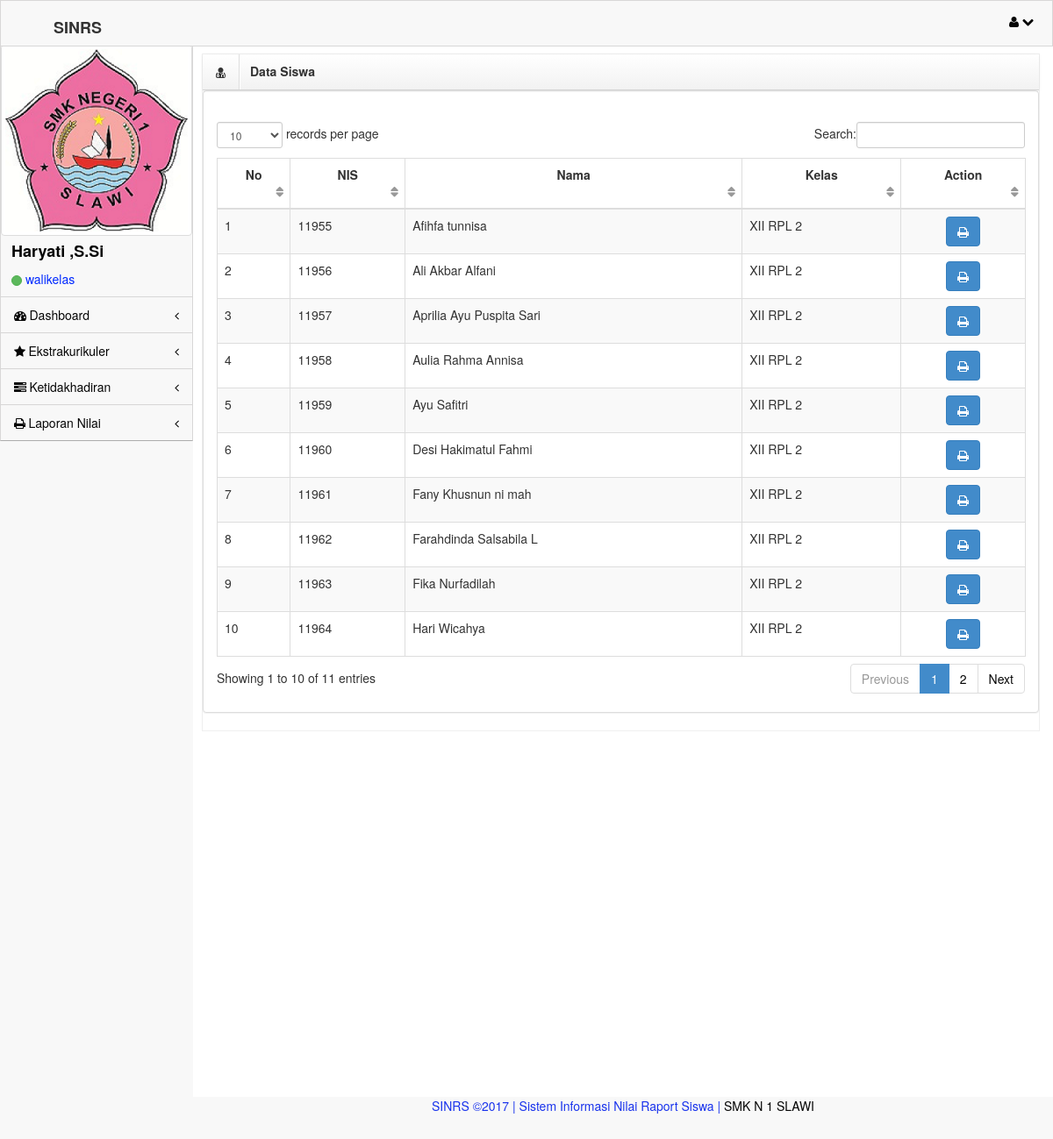
The page /walikelas/formlaporan.php (signed in) on the database its author committed.
### tables this page shows
CREATE TABLE IF NOT EXISTS `user` (
  `id` int(11) NOT NULL AUTO_INCREMENT,
  `id_guru` varchar(20) NOT NULL,
  `nama_lengkap` varchar(50) NOT NULL,
  `username` varchar(20) NOT NULL,
  `password` text NOT NULL,
  `hak_akses` varchar(20) NOT NULL,
  `kd_mapel` varchar(20) NOT NULL,
  PRIMARY KEY (`id`)
);

CREATE TABLE IF NOT EXISTS `siswa` (
  `id_siswa` int(11) NOT NULL AUTO_INCREMENT,
  `nis` varchar(30) NOT NULL,
  `nama` varchar(50) NOT NULL,
  `kelas` varchar(30) NOT NULL,
  `tempat_lhr` varchar(30) NOT NULL,
  `tanggal_lhr` date NOT NULL,
  `jk` varchar(15) NOT NULL,
  `agama` varchar(20) NOT NULL,
  `alamat` varchar(50) NOT NULL,
  PRIMARY KEY (`id_siswa`)
);

### walikelas/formlaporan.php (the view, shortened to what this page needs)
<!DOCTYPE html>
 <html lang="en">
<head>
    <link rel="stylesheet" href="assets/plugins/bootstrap/css/bootstrap.css" />
    <link rel="stylesheet" href="assets/css/main.css" />
    <link rel="stylesheet" href="assets/css/theme.css" />
    <link rel="stylesheet" href="assets/css/MoneAdmin.css" />
    <link rel="stylesheet" href="assets/plugins/Font-Awesome/css/font-awesome.css" />
   <link href="assets/plugins/dataTables/dataTables.bootstrap.css" rel="stylesheet" />
</head>
<body class="padTop53 " >
    <?php
    if($_SESSION['walikelas'])
    {
        ?>
    <div id="wrap" >
        <div id="top">
            <nav class="navbar navbar-inverse navbar-fixed-top " style="padding-top: 10px;">
                <header class="navbar-header">
                    <h4><b>SINRS</b></h4>
                </header>
                <ul class="nav navbar-top-links navbar-right">
                    <li class="dropdown">
                        <a class="dropdown-toggle" data-toggle="dropdown" href="#">
                            <i class="icon-user "></i> <i class="icon-chevron-down "></i>
                        </a>
                    </li>
                </ul>
            </nav>
        </div>
<?php
include"m4.php";
?>
        <div id='content'>
            <div class='inner'>
                <div class='row'>
                        <div class='col-lg-12'>
                            <div class='box'>
                                <header>
                                    <div class='icons'><i class='icon-user-md'></i></div>
                                    <h5>Data Siswa</h5>
                                </header>
                <div class='row'>
                <div class='col-lg-12'>
                    <div class='panel panel-default'>
                        <div id='collapseOne' class='accordion-body collapse in body'>
                        </div>
                        <div class='panel-body'>
                            <div class='table-responsive'>
                                <table class='table table-striped table-bordered table-hover' id='dataTables-example'>
                                    <thead>
                                        <tr>
                                            <th><div align='center'>No</th></div>
                                            <th><div align='center'>NIS</th></div>
                                            <th><div align='center'>Nama</th></div>
                                            <th><div align='center'>Kelas</th></div>
                                            <th><div align='center'>Action</th></div>
                                    <tbody>
                                        <?php
                                    $tampil="SELECT * FROM siswa";
                                    $hasil = mysql_query($tampil);
                                    while($data = mysql_fetch_array($hasil))
                                    {
                                    $id_siswa = $data['id_siswa'];
                                    $nis= $data['nis'];
                                    $nama_siswa= $data['nama'];
                                    $kelas_siswa= $data['kelas'];
                                    echo"
                                    <tr>
                                          <td>$id_siswa</td>
                                          <td>$nis</td>
                                          <td>$nama_siswa</td>
                                          <td>$kelas_siswa</td>
                                          <td><div align='center'><a href='../cetaklaporan.php?id_siswa=$data[id_siswa]'><button class='btn btn-primary'><i class='icon-print icon-black'></i></button></a></td></div>
                                        </tr>"; ?>
                                        <?php } ?>
  <?php include"footer2.php" ?>
   <?php
     }
 else{
    echo"<script>window.alert('Maaf Anda Harus Login Dulu !!!')
    window.location='../index.php'</script>";
}
?>

### walikelas/m4.php
   <div id="left" >
        <div class="media user-media well-small">
                <img class="media-object img-thumbnail user-img" alt="User Picture" src="assets/img/smean.PNG"/>
         <div class="media-body">
            <?php
              if(@$_SESSION['admin']) {
                $userlogin=@$_SESSION['admin'];
               }else if(@$_SESSION['guru']){
                $userlogin=@$_SESSION['guru'];
                }else if(@$_SESSION['walikelas']) {
                $userlogin=@$_SESSION['walikelas'];
            }
            $sql=mysql_query("SELECT * FROM `user` WHERE id='$userlogin'") or die(mysql_error());
            $cek   =mysql_fetch_array($sql);
            ?>
                <h5 class="media-heading"><?php echo $cek['nama_lengkap'];?> </h5>
                <ul class="list-unstyled user-info">
                    <li>
                         <a class="btn btn-success btn-xs btn-circle" style="width: 10px;height: 12px;"></a> <?php echo $cek['hak_akses'] ?>
                    </li>
                </ul>
            </div>
            <br />
        </div>
       <ul id="menu" class="collapse">
            <li class="panel ">
                <a href="index.php" data-parent="#menu" data-toggle="collapse" class="accordion-toggle" data-target="#component-nav">
                    <i class=" icon-dashboard"> </i> Dashboard
                    <span class="pull-right">
                      <i class="icon-angle-left"></i>
                    </span>
                </a>
            </li>
            <li class="panel ">
                <a href="ekstra.php" data-parent="#menu" data-toggle="collapse" class="accordion-toggle" data-target="#component-nav">
                    <i class="icon-star"> </i> Ekstrakurikuler
                    <span class="pull-right">
                      <i class="icon-angle-left"></i>
                    </span>
                </a>
            </li>
<li class="panel ">
                <a href="hadir.php" data-parent="#menu" data-toggle="collapse" class="accordion-toggle" data-target="#component-nav">
                    <i class="icon-tasks"> </i> Ketidakhadiran
                    <span class="pull-right">
                      <i class="icon-angle-left"></i>
                    </span>
                </a>
            </li>
<li class="panel ">
                <a href="formlaporan.php" data-parent="#menu" data-toggle="collapse" class="accordion-toggle" data-target="#component-nav">
                    <i class="icon-print"> </i> Laporan Nilai
                    <span class="pull-right">
                      <i class="icon-angle-left"></i>
                    </span>
                </a>
            </li>
        </ul>
    </div>

### assets/css/MoneAdmin.css (style rules this page uses)
body { background-color: #f8f8f8; }
.navbar-top-links li { display: inline-block; }
.navbar-top-links li:last-child { margin-right: 15px; }
.navbar-top-links li a { padding: 15px; border:1px solid #f8f8f8; padding:2px 5px 2px 5px; background-color:#f8f8f8; }
table.dataTable thead .sorting, table.dataTable thead .sorting_asc:after, table.dataTable thead .sorting_desc, table.dataTable thead .sorting_asc_disabled, table.dataTable thead .sorting_desc_disabled { background: transparent; }
table.dataTable thead .sorting_asc:after { content: "\f0de"; float: right; font-family: fontawesome; }
table.dataTable thead .sorting:after { content: "\f0dc"; float: right; font-family: fontawesome; color: rgba(50,50,50,.5); }
.btn-circle { width: 30px; height: 30px; padding: 6px 0; border-radius: 15px; text-align: center; font-size: 12px; line-height: 1.428571429; }

### rows shown on the page
user: nama_lengkap "Haryati ,S.Si", hak_akses "walikelas"
siswa: id_siswa "1", nis "11955", nama "Afihfa tunnisa", kelas "XII RPL 2"
siswa: id_siswa "2", nis "11956", nama "Ali Akbar Alfani", kelas "XII RPL 2"
siswa: id_siswa "3", nis "11957", nama "Aprilia Ayu Puspita Sari", kelas "XII RPL 2"
siswa: id_siswa "4", nis "11958", nama "Aulia Rahma Annisa", kelas "XII RPL 2"
siswa: id_siswa "5", nis "11959", nama "Ayu Safitri", kelas "XII RPL 2"
siswa: id_siswa "6", nis "11960", nama "Desi Hakimatul Fahmi", kelas "XII RPL 2"
siswa: id_siswa "7", nis "11961", nama "Fany Khusnun ni mah", kelas "XII RPL 2"
siswa: id_siswa "8", nis "11962", nama "Farahdinda Salsabila L", kelas "XII RPL 2"
siswa: id_siswa "9", nis "11963", nama "Fika Nurfadilah", kelas "XII RPL 2"
siswa: id_siswa "10", nis "11964", nama "Hari Wicahya", kelas "XII RPL 2"
